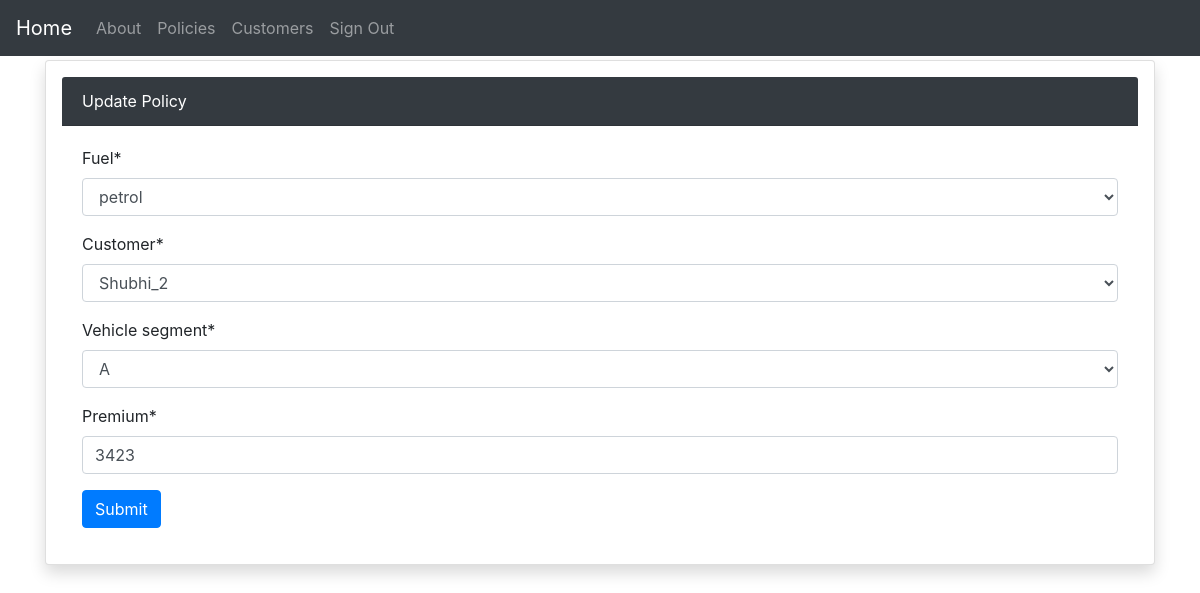
/create-policy/29 (signed in), run on the app's committed database.
### insurance/base/models.py (models this page shows, shortened)
class BaseModel(models.Model):
    created_at = models.DateTimeField(auto_now_add=True)
    updated_at = models.DateTimeField(auto_now=True)
    class Meta:
        abstract = True

class Policy(BaseModel):
    FUEL_CHOICES = (
        ("CNG", "cng"),
        ("DIESEL", "diesel"),
        ("PETROL", "petrol"),
    )
    VEHICLE_SEGMENT = (
        ("A", "A"),
        ("B", "B"),
        ("C", "C"),
    )
    fuel = models.CharField(max_length=50, choices=FUEL_CHOICES)
    customer = models.ForeignKey(
        Customer, related_name="policies", on_delete=models.CASCADE
    )
    vehicle_segment = models.CharField(max_length=50, choices=VEHICLE_SEGMENT)
    premium = models.IntegerField(
        validators=[MinValueValidator(0), MaxValueValidator(100000)]
    )
    class Meta:
        verbose_name = "Policy"
        verbose_name_plural = "Policies"
        ordering = ("created_at",)

### insurance/base/views.py (the view, shortened to what this page needs)
# urls.py: path("create-policy/<str:pk>", update_policy, name="updatePolicy"),
@login_required(login_url="account_login")
def update_policy(request, pk):
    policy = Policy.objects.get(id=pk)
    form = PolicyForm(instance=policy)
    context = {"form": form, "form_name": "Update Policy"}
    return render(request, "policy/policy_form.html", context)

### insurance/base/forms.py
class PolicyForm(forms.ModelForm):
    class Meta:
        model = Policy
        fields = "__all__"

### insurance/base/models.py (called while the page is built)
    def __str__(self):
        return f"{self.name}_{self.id}"

### insurance/utils/context_processors.py (called while the page is built)
def settings_context(_request):
    return {"DEBUG": settings.DEBUG}

### insurance/templates/policy/policy_form.html (shortened to what this page needs)
{% extends "base.html" %}
{% load crispy_forms_tags %}
{% block content %}
<div class="card shadow p-3 mb-5 bg-white rounded">
  <div class="card-header text-white bg-dark">
    {{form_name }}
  </div>
  <div class="card-body">
    <form class="form-horizontal" method="post">
      {{ form|crispy }}
      <div class="control-group">
        <div class="controls">
          <button type="submit" class="btn btn-primary">Submit</button>
        </div>
      </div>
    </form>
  </div>
</div>
{% endblock content %}

### data on the page
Policy: fuel "petrol", customer "Shubhi_2", vehicle_segment "A", premium "3423"
